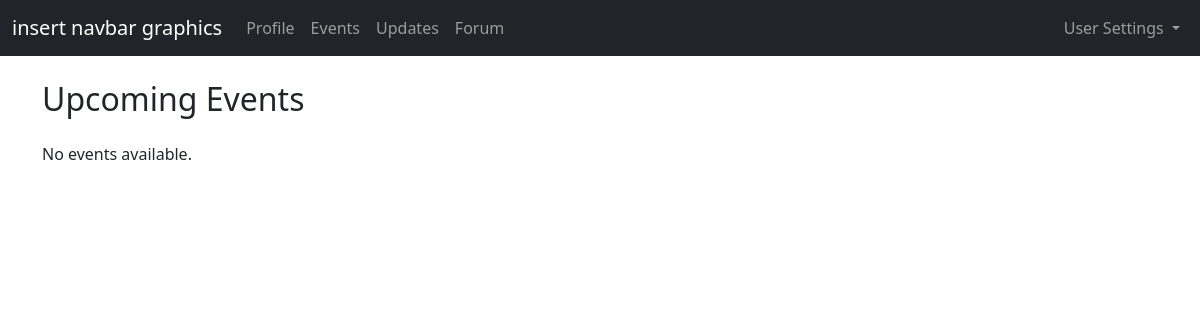
The app's page /events/ (signed in), older data.
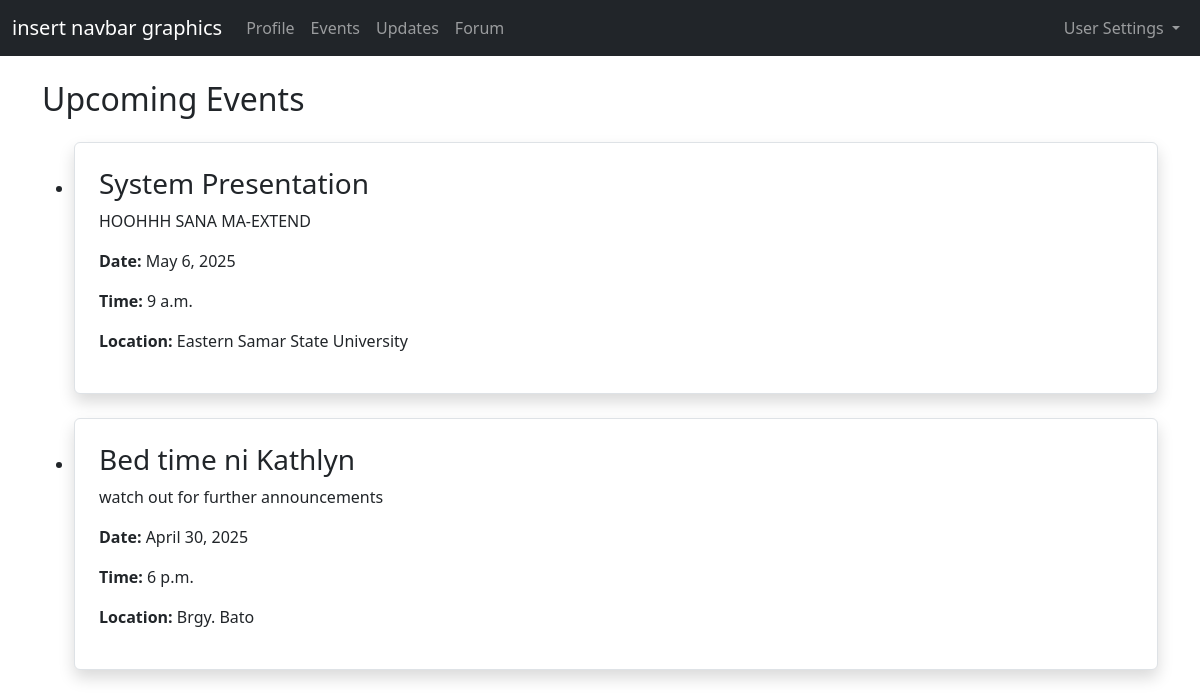
The same page, newer data.
### core/models.py (models this page shows, shortened)
class Event(models.Model):
    title = models.CharField(max_length=200)
    description = models.TextField()
    location = models.CharField(max_length=255)
    date = models.DateField()
    time = models.TimeField()
    created_at = models.DateTimeField(auto_now_add=True)

### core/views.py (the view)
# urls.py: path('events/', views.events_view, name='events'),
@login_required
def events_view(request):
    events = Event.objects.order_by('-date')
    return render(request, 'core/events.html', {'events': events})

### core/templates/core/events.html
{% extends 'base.html' %}
{% block content %}
  <h2 class="text-2xl font-bold mb-4">Upcoming Events</h2>
  {% if events %}
    <ul>
      {% for event in events %}
        <li class="mb-4 border p-4 rounded bg-white shadow">
          <h3 class="text-xl font-semibold">{{ event.title }}</h3>
          <p>{{ event.description }}</p>
          <p><strong>Date:</strong> {{ event.date }}</p>
          <p><strong>Time:</strong> {{ event.time }}</p>
          <p><strong>Location:</strong> {{ event.location }}</p>
        </li>
      {% endfor %}
    </ul>
  {% else %}
    <p>No events available.</p>
  {% endif %}
{% endblock %}

### core/templates/base.html (shortened to what this page needs)
<!DOCTYPE html>
<html lang="en">
<head>
    <link rel="stylesheet" href="https://cdn.jsdelivr.net/npm/bootstrap@5.3.0/dist/css/bootstrap.min.css">
</head>
<body>
    <nav class="navbar navbar-expand-lg navbar-dark bg-dark mb-4">
        <div class="container-fluid">
            <a class="navbar-brand" href="{% url 'home' %}">insert navbar graphics</a>
            <div class="collapse navbar-collapse" id="navbarNav">
                <ul class="navbar-nav me-auto">
                    <li class="nav-item"><a class="nav-link" href="{% url 'profile' %}">Profile</a></li>
                    <li class="nav-item"><a class="nav-link" href="{% url 'events' %}">Events</a></li>
                    <li class="nav-item"><a class="nav-link" href="{% url 'updates' %}">Updates</a></li>
                    <li class="nav-item"><a class="nav-link" href="{% url 'forum' %}">Forum</a></li>
                </ul>
                <ul class="navbar-nav">
                    <li class="nav-item dropdown">
                        <a class="nav-link dropdown-toggle" href="#" role="button" data-bs-toggle="dropdown">
                            User Settings
                        </a>
                    </li>
                </ul>
            </div>
        </div>
    </nav>
    <div class="container">
        {% block content %}
        {% endblock %}
    </div>
</body>
</html>

Row changes from the older to the newer data that the page shows:
added Event: title "System Presentation", description "HOOHHH SANA MA-EXTEND", date "May 6, 2025", time "9 a.m.", location "Eastern Samar State University"
added Event: title "Bed time ni Kathlyn", description "watch out for further announcements", date "April 30, 2025", time "6 p.m.", location "Brgy. Bato"
Text that changed along with them:
text no longer shown: "No events available."
